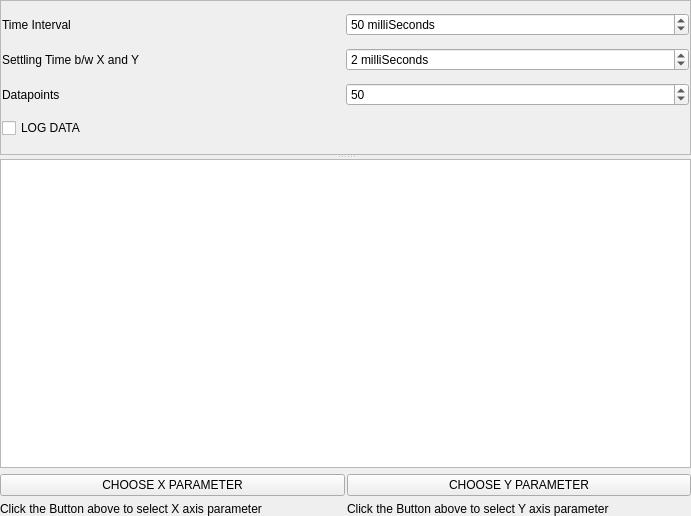
<?xml version="1.0" encoding="UTF-8"?>
<ui version="4.0">
 <class>MainWindow</class>
 <widget class="QMainWindow" name="MainWindow">
  <property name="geometry">
   <rect>
    <x>0</x>
    <y>0</y>
    <width>691</width>
    <height>516</height>
   </rect>
  </property>
  <property name="windowTitle">
   <string>MainWindow</string>
  </property>
  <widget class="QWidget" name="centralwidget">
   <layout class="QGridLayout" name="gridLayout">
    <property name="leftMargin">
     <number>0</number>
    </property>
    <property name="topMargin">
     <number>0</number>
    </property>
    <property name="rightMargin">
     <number>0</number>
    </property>
    <property name="bottomMargin">
     <number>0</number>
    </property>
    <property name="horizontalSpacing">
     <number>2</number>
    </property>
    <item row="1" column="2">
     <widget class="QPushButton" name="pushButton_2">
      <property name="sizePolicy">
       <sizepolicy hsizetype="Minimum" vsizetype="Fixed">
        <horstretch>0</horstretch>
        <verstretch>0</verstretch>
       </sizepolicy>
      </property>
      <property name="text">
       <string>CHOOSE Y PARAMETER</string>
      </property>
     </widget>
    </item>
    <item row="2" column="1">
     <widget class="QLabel" name="xLabel">
      <property name="text">
       <string>Click the Button above to select X axis parameter</string>
      </property>
     </widget>
    </item>
    <item row="2" column="2">
     <widget class="QLabel" name="yLabel">
      <property name="text">
       <string>Click the Button above to select Y axis parameter</string>
      </property>
     </widget>
    </item>
    <item row="1" column="1">
     <widget class="QPushButton" name="pushButton">
      <property name="sizePolicy">
       <sizepolicy hsizetype="Minimum" vsizetype="Fixed">
        <horstretch>0</horstretch>
        <verstretch>0</verstretch>
       </sizepolicy>
      </property>
      <property name="text">
       <string>CHOOSE X PARAMETER</string>
      </property>
     </widget>
    </item>
    <item row="0" column="1" colspan="2">
     <widget class="QSplitter" name="splitter">
      <property name="orientation">
       <enum>Qt::Vertical</enum>
      </property>
      <widget class="QWidget" name="layoutWidget">
       <layout class="QHBoxLayout" name="horizontalLayout">
        <item>
         <widget class="QFrame" name="frame_2">
          <property name="frameShape">
           <enum>QFrame::StyledPanel</enum>
          </property>
          <property name="frameShadow">
           <enum>QFrame::Raised</enum>
          </property>
          <layout class="QGridLayout" name="gridLayout_2">
           <property name="leftMargin">
            <number>1</number>
           </property>
           <property name="topMargin">
            <number>1</number>
           </property>
           <property name="rightMargin">
            <number>1</number>
           </property>
           <property name="bottomMargin">
            <number>1</number>
           </property>
           <property name="spacing">
            <number>1</number>
           </property>
           <item row="8" column="0">
            <widget class="QLabel" name="label_7">
             <property name="text">
              <string>Datapoints</string>
             </property>
            </widget>
           </item>
           <item row="7" column="1">
            <widget class="QSpinBox" name="settlingTimeBox">
             <property name="suffix">
              <string> milliSeconds</string>
             </property>
             <property name="maximum">
              <number>10000</number>
             </property>
             <property name="value">
              <number>2</number>
             </property>
            </widget>
           </item>
           <item row="9" column="0">
            <widget class="QCheckBox" name="logBox">
             <property name="text">
              <string>LOG DATA</string>
             </property>
            </widget>
           </item>
           <item row="6" column="0">
            <widget class="QLabel" name="label_6">
             <property name="text">
              <string>Time Interval</string>
             </property>
            </widget>
           </item>
           <item row="8" column="1">
            <widget class="QSpinBox" name="datapointsBox">
             <property name="minimum">
              <number>5</number>
             </property>
             <property name="maximum">
              <number>20000</number>
             </property>
             <property name="value">
              <number>50</number>
             </property>
            </widget>
           </item>
           <item row="6" column="1">
            <widget class="QSpinBox" name="delayBox">
             <property name="suffix">
              <string> milliSeconds</string>
             </property>
             <property name="maximum">
              <number>20000</number>
             </property>
             <property name="value">
              <number>50</number>
             </property>
            </widget>
           </item>
           <item row="7" column="0">
            <widget class="QLabel" name="label_8">
             <property name="text">
              <string>Settling Time b/w X and Y</string>
             </property>
            </widget>
           </item>
          </layout>
         </widget>
        </item>
       </layout>
      </widget>
      <widget class="PlotWidget" name="plot">
       <property name="sizePolicy">
        <sizepolicy hsizetype="Expanding" vsizetype="Expanding">
         <horstretch>0</horstretch>
         <verstretch>0</verstretch>
        </sizepolicy>
       </property>
      </widget>
     </widget>
    </item>
   </layout>
  </widget>
 </widget>
 <customwidgets>
  <customwidget>
   <class>PlotWidget</class>
   <extends>QGraphicsView</extends>
   <header location="global">pyqtgraph</header>
  </customwidget>
 </customwidgets>
 <resources/>
 <connections>
  <connection>
   <sender>pushButton</sender>
   <signal>clicked()</signal>
   <receiver>MainWindow</receiver>
   <slot>setX()</slot>
   <hints>
    <hint type="sourcelabel">
     <x>122</x>
     <y>60</y>
    </hint>
    <hint type="destinationlabel">
     <x>-19</x>
     <y>52</y>
    </hint>
   </hints>
  </connection>
  <connection>
   <sender>pushButton_2</sender>
   <signal>clicked()</signal>
   <receiver>MainWindow</receiver>
   <slot>setY()</slot>
   <hints>
    <hint type="sourcelabel">
     <x>38</x>
     <y>88</y>
    </hint>
    <hint type="destinationlabel">
     <x>-17</x>
     <y>118</y>
    </hint>
   </hints>
  </connection>
  <connection>
   <sender>logBox</sender>
   <signal>toggled(bool)</signal>
   <receiver>MainWindow</receiver>
   <slot>setRecord(bool)</slot>
   <hints>
    <hint type="sourcelabel">
     <x>75</x>
     <y>200</y>
    </hint>
    <hint type="destinationlabel">
     <x>-10</x>
     <y>208</y>
    </hint>
   </hints>
  </connection>
 </connections>
 <slots>
  <slot>clearAll()</slot>
  <slot>setRecord(bool)</slot>
  <slot>analysis()</slot>
  <slot>redoAnalysis(QString)</slot>
  <slot>setX()</slot>
  <slot>setY()</slot>
 </slots>
</ui>
